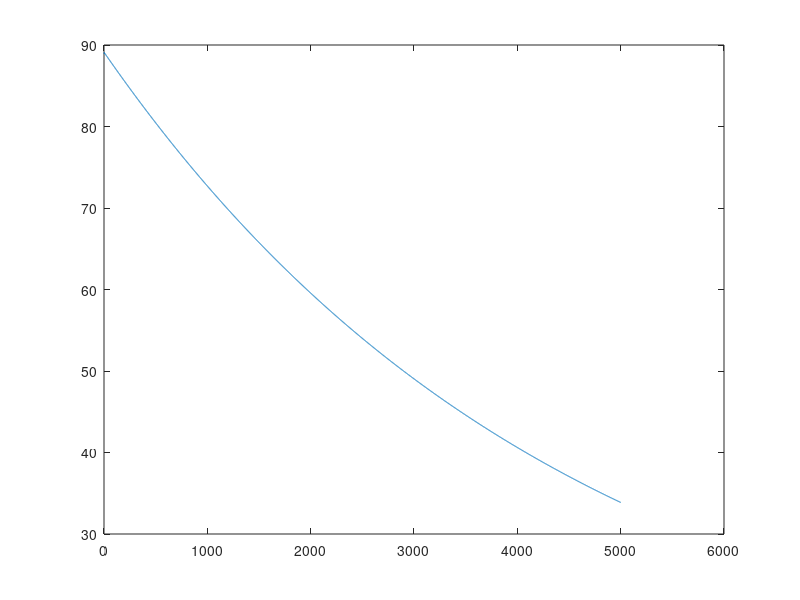

The MATLAB source for this figure:
% A prototype for using iterative gradient descent to find the rotation and
% translation that minimizes the squared error as proposed by
%    "Wheeler, M. D., and K. Ikeuchi. "Iterative estimation of rotation and
%    translation using the quaternion: School of Computer Science."
%    (1995)".

close all; clear variables; clc;

%%Translation Vector and Rotation Matrix
t = [3, 4, 7];
TrMat = eye(4);
TrMat(1:3, end) = t';
% RMat = makehgtform('xrotate',pi/16,'yrotate',pi/12, 'zrotate', pi/8);
RMat = [+0.892399100832523, -0.369643810614386, +0.258819045102521, 0;
        +0.421979810690146, +0.886804577034556, -0.188442780494429, 0;
        -0.159865206355897, +0.277382579526975, +0.947365832385646, 0;
        +0,                 +0,                 +0,                 1;];

%%Model Points: each column is a point
X = [
    -1, 2, +3, 1;
    +5, 3, +4, 1;
    -2, 8, +2, 1;
    +7, 9, -1, 1 ]';
N = size(X, 2);

%% Transformation Matrix 1, should result in a Transformation Matrix that is the Identity
% M = eye(4);

%% Transformation Matrix 2, P is translated w.r.t. X with t.
% M = TrMat;

%% Transformation Matrix 3, P is rotated w.r.t. X with R
% M = RMat;

%% Transformation Matrix 4, P is rotated with R, and translated with T, w.r.t. X.
M = TrMat * RMat;

%% Compute the scale of the data
compute_scale = @(data) max(max(data(1:end -1, :), [], 2) - min(data(1:end -1, :), [], 2));
scale = compute_scale(X);

%% Compute Static Points
noise_vector = @(dimension, scale) [((rand(dimension, 1) * 2) - 1) * scale; 0];

P = nan(size(X));
for i = 1:size(X, 1)
    P(:, i) = M * X(:,i) + noise_vector(3, 0.001);    
end

%% Configuration
max_iterations = 5000;
learning_rate = 0.001;

%% Anonymous Functions
has_converged = @(error, iteration) error <= 0.00001 || iteration > max_iterations;

Ru = @(u, v, w, s)...  
[
    s * s + u * u - v * v - w * w,  2 * (u * v - s * w),            2 * (u * w + s * v),            0;
    2 * (u * v + s * w),            s * s - u * u + v * v - w * w,  2 * (v * w - s * u),            0;
    2 * (u * w - s * v),            2 * (v * w + s * u),            s * s - u * u - v * v + w * w,  0;
    0,                              0,                              0,                              1;
];
R = @(q) 1 / dot(q, q) * Ru(q(1), q(2), q(3), q(4));

Xc = @(x, q) R(q) * x;

homogeneous_cross = @(a, b) [cross(a(1:3), b(1:3)); 0];

quaternion_multiplication_aux = @(u1, s1, u2, s2) [(s1 * u2 + s2 * u1 + cross(u1, u2)); s1 * s2 - dot(u1, u2)];
quaternion_multiplication = @(q1, q2) quaternion_multiplication_aux(q1(1:3), q1(4), q2(1:3), q2(4));

compute_local_error = @(t, xc, p) dot((xc + t - p), (xc + t - p));

%% Partial Derivatices
partialToT = @(t, xc, p) +2 * (xc + t - p);
partialToR = @(t, xc, p) -4 * homogeneous_cross(xc, t - p);

%% Initialization
t_current = [0, 0, 0, 0]';
q_current = [0, 0, 0, 1]';

M_actual = eye(4);

XC = nan(size(X));

iteration = 1;

errors = nan(max_iterations + 1,1);

%% Iteration
while 1
    t_previous = t_current;
    q_previous = q_current;
    
    %Premultiply the model points
    for i = 1:size(X, 1)
        XC(:, i) = Xc(X(:, i), q_current);
    end
    XC(end, :) = ones(1, size(XC, 2));
    
    % Compute Error
    error = 0;
    for i = 1:size(X, 2)
        error = error + compute_local_error(t_current, XC(:, i), P(:,i));
    end
    error = 1/N * error;
    errors(iteration) = error;
    
    % Check for convergence
    if(has_converged(error, iteration)) 
        break;
    end
    
    % Compute the gradient of the error w.r.t. to t and q
    t_change = [0, 0, 0, 0]';
    q_change = [0, 0, 0, 0]';
    for i = 1:size(X, 2)
        t_change = t_change + partialToT(t_current, XC(:, i), P(:,i));
        q_change = q_change + partialToR(t_current, XC(:, i), P(:,i));
    end
    t_change = (1 / (2 * N)) * t_change;
    q_change = (1 / (2 * N)) * q_change;
    
    % Normalize the effect of scale on gradient directions
    t_change = t_change / scale;
    q_change = q_change / (scale * scale);
    
    % Update t_current and T_actual
    t_current = t_previous - learning_rate * t_change;
    T_actual = eye(4);
    T_actual(:, end) = t_current;
    
    % Update q_current and R_actual
    q_current = [-1 * learning_rate * q_change(1:3) ; 1];
    R_actual = R(q_current);
    
    % Update M_actual
    M_actual = T_actual * R_actual;
    
    % Update iteration count
    iteration = iteration + 1;
end

plot(1:(max_iterations + 1), errors);
